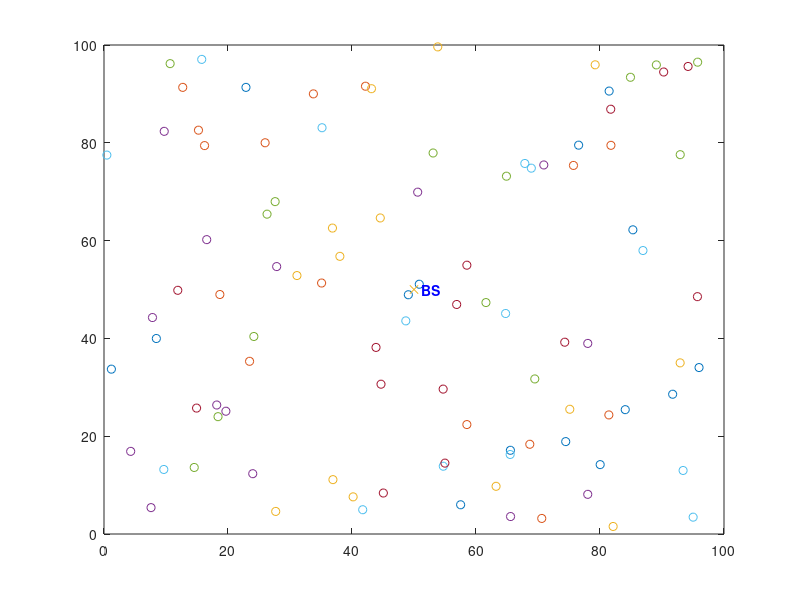

The MATLAB script that drew this image: (Note: this script raises an error after producing the figure.)
clear all;
close all;
clc;

% figure(1);

load('wsn.mat');
% plot(S(n+1).xd,S(n+1).yd,'x');

figure(1);
bit = 4000;

for r=1:1:1500
    r
    figure(1);
    hold off;
    
    %S = S(strcmp({S.state}, 'Initial_State')); 
    %n = length(S)-1;
    
    dead = 0;
    for i=1:1:n
        %checking if there is a dead node
        if (S(i).RE<=0)
            plot(S(i).xd,S(i).yd,'red D');
            dead=dead+1;
            S(i).state='DEAD';
            hold on;
        else
            S(i).type='N';
            S(i).state='Initial_State';
            plot(S(i).xd,S(i).yd,'o');
            hold on;
        end
    end
    plot(S(n+1).xd,S(n+1).yd,'x');
    text(S(n+1).xd,S(n+1).yd,'  BS','Color','b','FontWeight','b');
    
    %  CH %
    for i= 1:1:n
       if (S(i).RE >0 )
           % Compute Neigbor desity & neighbor cost
           number_neighbor_i = 0;
           sigma_neigh_cost = 0;
           for j= 1:1:n
               disJtoI = sqrt((S(i).xd-S(j).xd)^2 + (S(i).yd-S(j).yd)^2);
               if (disJtoI <= Rmax && disJtoI > 0)
                   number_neighbor_i = number_neighbor_i + 1;
                   sigma_neigh_cost = sigma_neigh_cost + disJtoI^2;
               end
           end
           S(i).neigh_des = number_neighbor_i/n; 
           S(i).neigh_cost = (sqrt(sigma_neigh_cost/number_neighbor_i))/Rmax;
           
           
           S(i).distoBS = sqrt( (S(i).xd-S(n+1).xd)^2 + (S(i).yd-S(n+1).yd)^2);

           % compute Td 
           % fis1 = readfis('dis_Fuzzyfitness1');
           Energy_level = S(i).RE/S(i).Initial_energy;
           S(i).Fuzzy_fitness1 = evalfis([Energy_level S(i).distoBS], fis1);

           % fis2 = readfis('dis_Fuzzyfitness2');
           S(i).Fuzzy_fitness2 = evalfis([S(i).neigh_des S(i).neigh_cost], fis2);

           % random alpha from [0.9 1]
           % alpha = rand(1,1) / 10 + 0.9;
           alpha = 0.9423;
           
           S(i).Td = alpha * (1 - S(i).Fuzzy_fitness1) * Tc;
           %%S(i).rad = evalfis([S(i).RE S(i).distoBS S(i).Fuzzy_fitness1], fis1);

           %Initial candidates
           S(i).candidate = [];
       end
    end
    
    %disp([S.Td]);

    % Start Bau CH
    % Bau CH
    number_normal_node = 100;
    cluster = 0;
    while number_normal_node > 0
     for i= 1:1:n
       CH_selection = 0;
       min_Td = Tc;

       for j= 1:1:n
           % Chon thang co Td nho nhat ma chua phai la CH va khong phai la
           % worker cua thang khac (nam trong ban kinh cua 1 CH nao do)
         if (S(j).RE > 0 && S(j).Td < min_Td && isequal(S(j).type,'N') && length(S(j).candidate) == 0)
            min_Td = S(j).Td;
            CH_selection = j; 
         end
       end

       if (i == CH_selection)
           S(i).type = 'CH';
           % fis3 = readfis('Cluster.radius');
           S(i).rad = evalfis([S(i).Fuzzy_fitness1 S(i).Fuzzy_fitness2], fis3);

           S(i).number_worker = 0;
           cluster = cluster +1;

           plot(S(i).xd,S(i).yd,'k*');
           % plot(S(i), S(i-1), '-');
           % compute node j received from i
           for t= 1:1:n
             if ((isequal(S(t).type,'N') || isequal(S(t).type,'W'))&& (S(t).RE >0))
                disJToI = sqrt( (S(i).xd-S(t).xd)^2 + (S(i).yd-S(t).yd)^2 );
                if (disJToI <= S(i).rad)
                    k = length(S(t).candidate) + 1;
                    S(t).type = 'W';
                    S(t).candidate(k) = i;
                    plot([S(i).xd,S(t).xd], [S(i).yd, S(t).yd], 'red');
                    
                end
             end  
             
           end
       end
     end
     
     number_normal_node = 0;
     for i= 1:1:n
        if (isequal(S(i).type,'N') && (S(i).RE >0))
            number_normal_node = number_normal_node + 1;
        end
     end
    end

    % Chon CH cho worker
    for j= 1:1:n
        if (isequal(S(j).type,'W') && (S(j).RE >0) && length(S(j).candidate) > 0)
            candidate = S(j).candidate;
            CH_i = candidate(1);
            dist_Sj_CH_i = sqrt((S(j).xd-S(CH_i).xd)^2 + (S(j).yd-S(CH_i).yd)^2 );
            CH_cost_1 = dist_Sj_CH_i * S(CH_i).distoBS/S(CH_i).RE;
            CH = CH_i; 

            for i= 2:1:length(candidate)
                CH_i = candidate(i);
                dist_Sj_CH_i = sqrt((S(j).xd-S(CH_i).xd)^2 + (S(j).yd-S(CH_i).yd)^2 );
                CH_cost = dist_Sj_CH_i * S(CH_i).distoBS/S(CH_i).RE;

                if (CH_cost < CH_cost_1) 
                    CH = CH_i;
                    CH_cost_1 = CH_cost;
                end
            end

            S(j).CH = CH;
            S(CH).number_worker = S(CH).number_worker + 1;
        end
    end
    %----End Cluster----
    
    %----Begin Routing-----
    % countCH = 0;
    CH_number = S(strcmp({S.type},'CH')); %, strcmp({S.state}, 'Initial_State'))
    % CH_number = CH_number([CH_number.Initial_energy] > 0);
    % disp([CH_number.Initial_energy]);
    %Hoanh do cua CH
    x_CH = [CH_number.xd,S(n+1).xd]';
    %Tung do cua CH
    y_CH = [CH_number.yd,S(n+1).yd]';
    %id cua CH (sap xep theo so thu tu cua ma tran input cua code)
    id_CH = [CH_number.id, 101]';
    %Trong nay chua toan bo diem CH va diem sink ben duoi cung
    All_CH = [id_CH x_CH y_CH];
    %Khai bao so luong cua cac node ket noi trong network
    num_nodes = length(All_CH);
    num_segs=0;
    
    segments = zeros(length(All_CH)*(length(All_CH)-1)/2,3);
    for a = 1:length(All_CH)-1 % create edges between some of the nodes
        text(All_CH(a,2),All_CH(a,3),[' ' num2str(id_CH(a))],'Color','b','FontWeight','b')
        for b = a+1:length(All_CH)
            d = sqrt(sum((All_CH(a,2:3) - All_CH(b,2:3)).^2));
            if (d < Rmax)
                %plot([All_CH(a,2) All_CH(b,2)],[All_CH(a,3) All_CH(b,3)],'k.-')
                % add this link to the segments list
                num_segs = num_segs + 1;
                segments(num_segs,:) = [num_segs All_CH(a,1) All_CH(b,1)];
            end

        end
    end
    %Like a routing table
    segments(num_segs+1:num_nodes*(num_nodes-1)/2,:) = [];
    %------End Routing--------
    
    %Reduce energy
    %Initial Energy bit
    %Eb = 1e-9;
    Eb=1e-8;
    Energy_Transmission = 0;
    % for ab=1:1:200
    for i = 1:1:length(CH_number)
        %So luong node ket noi voi 1 CH
        % CH_Worker = CH_number(i).number_worker;
        %Tinh toan duong di tu CH den diem Sink
        [distance, path] = dijkstra(All_CH, segments, CH_number(i).id, 101);
        %Tinh nang luong truyen cua 1 CH voi cac node trong 1 VUNG
        % Energy_Transmission = CH_Worker * Eb;
        %Tinh lai gia tri nang luong khoi tao 
        % CH_number(i).RE = CH_number(i).RE - Energy_Transmission;
        %Tinh gia tri nang luong khoi tao va nang luong truyen
        
        for k = 1:1:length(path)-1
            Energy_Transmission = CH_number([CH_number.id] == path(k)).number_worker*Eb*bit + Energy_Transmission;
            CH_number([CH_number.id] == path(k)).RE = CH_number([CH_number.id] == path(k)).RE - Energy_Transmission;
            
            % if(CH_number([CH_number.id] == path(k)).RE <= 0)
               % CH_number([CH_number.id] == path(k)).RE = 0;
               % S([S.id] == CH_number([CH_number.id] == path(k)).id).state = 'Dead';
            % end
            S([S.id] == CH_number([CH_number.id] == path(k)).id).RE = CH_number([CH_number.id] == path(k)).RE;
            
            
        end
    end
    % end
    % S.RE = CH_number.RE
    [S.type] = deal('N');
    disp([CH_number.id]);
   disp([CH_number.RE]);
end
